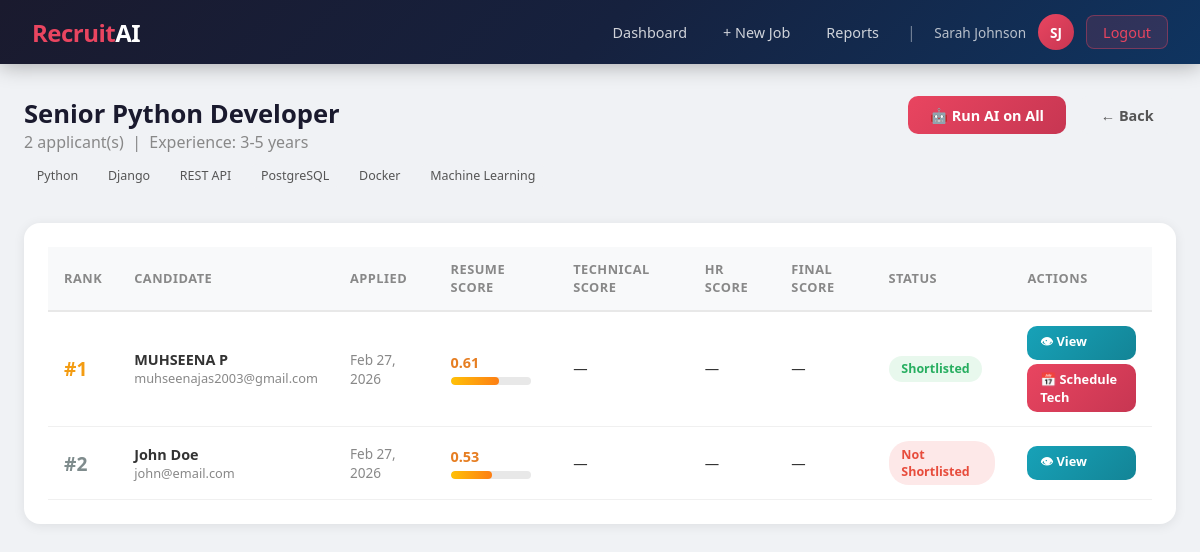
The page /hr/jobs/1/applicants/ (signed in) on the database its author committed.
### core/models.py (models this page shows, shortened)
class Job(models.Model):
    hr = models.ForeignKey(User, on_delete=models.CASCADE, related_name='jobs')
    title = models.CharField(max_length=200)
    required_skills = models.TextField(help_text="Comma-separated skills")
    required_experience = models.CharField(max_length=100)
    description = models.TextField()
    start_date = models.DateField(null=True, blank=True)
    end_date = models.DateField(null=True, blank=True)
    created_at = models.DateTimeField(auto_now_add=True)
    updated_at = models.DateTimeField(auto_now=True)
    def get_skills_list(self):
        return [s.strip() for s in self.required_skills.split(',')]

class Application(models.Model):
    STATUS_CHOICES = [
        ('applied', 'Applied'),
        ('not_shortlisted', 'Not Shortlisted'),
        ('shortlisted', 'Shortlisted'),
        ('technical_scheduled', 'Technical Interview Scheduled'),
        ('technical_completed', 'Technical Interview Completed'),
        ('hr_scheduled', 'HR Interview Scheduled'),
        ('hr_completed', 'HR Interview Completed'),
        ('system_recommended', 'System Recommended'),
        ('selected', 'Selected'),
        ('rejected', 'Rejected'),
    ]
    RECOMMENDATION_CHOICES = [
        ('selected', 'Selected'),
        ('rejected', 'Rejected'),
    ]
    job = models.ForeignKey(Job, on_delete=models.CASCADE, related_name='applications')
    candidate = models.ForeignKey(User, on_delete=models.CASCADE, related_name='applications')
    resume = models.FileField(upload_to='resumes/')
    resume_text = models.TextField(blank=True)
    status = models.CharField(max_length=30, choices=STATUS_CHOICES, default='applied')
    rank = models.IntegerField(null=True, blank=True)
    applied_at = models.DateTimeField(auto_now_add=True)
    updated_at = models.DateTimeField(auto_now=True)
    resume_score = models.FloatField(null=True, blank=True)
    technical_date = models.DateField(null=True, blank=True)
    technical_score = models.FloatField(null=True, blank=True)
    technical_attended = models.BooleanField(null=True, blank=True)
    technical_feedback = models.TextField(blank=True)
    hr_date = models.DateField(null=True, blank=True)
    hr_score = models.FloatField(null=True, blank=True)
    hr_attended = models.BooleanField(null=True, blank=True)
    hr_feedback = models.TextField(blank=True)
    final_score = models.FloatField(null=True, blank=True)
    system_recommendation = models.CharField(
        max_length=10, choices=RECOMMENDATION_CHOICES, null=True, blank=True
    )
    final_decision = models.CharField(
        max_length=10, choices=RECOMMENDATION_CHOICES, null=True, blank=True
    )
    hr_decision_notes = models.TextField(blank=True)
    class Meta:
        unique_together = ('job', 'candidate')
        ordering = ['-resume_score']

### core/views.py (the view)
    @login_required
    def wrapper(request, *args, **kwargs):
        if not hasattr(request.user, 'profile') or not request.user.profile.is_hr():
            messages.error(request, "Access denied. HR only.")
            return redirect('dashboard')
        return func(request, *args, **kwargs)

### core/models.py (called while the page is built)
    def is_hr(self):
        return self.role == 'hr'

### core/views.py (called while the page is built)
def require_hr(func):
    @login_required
    def wrapper(request, *args, **kwargs):
        if not hasattr(request.user, 'profile') or not request.user.profile.is_hr():
            messages.error(request, "Access denied. HR only.")
            return redirect('dashboard')
        return func(request, *args, **kwargs)
    wrapper.__name__ = func.__name__
    return wrapper

@require_hr
def job_applicants(request, pk):
    job = get_object_or_404(Job, pk=pk, hr=request.user)
    applications = job.applications.select_related(
        'candidate', 'candidate__profile'
    ).order_by('-resume_score')
    return render(request, 'core/job_applicants.html', {
        'job': job,
        'applications': applications
    })

### core/templates/core/job_applicants.html (shortened to what this page needs)
{% extends 'core/base.html' %}
{% block content %}
<div class="container">
    <div style="display:flex; justify-content:space-between; align-items:flex-start; margin-bottom:2rem; flex-wrap:wrap; gap:1rem;">
        <div>
            <h1 style="font-size:1.6rem; color:#1a1a2e; font-weight:700;">{{ job.title }}</h1>
            <p style="color:#888;">{{ applications|length }} applicant(s) &nbsp;|&nbsp; Experience: {{ job.required_experience }}</p>
            <div style="margin-top:0.5rem;">
                {% for skill in job.get_skills_list %}
                <span class="skill-tag">{{ skill }}</span>
                {% endfor %}
            </div>
        </div>
        <div style="display:flex; gap:0.75rem; flex-wrap:wrap;">
            <a href="{% url 'process_all_ai' job.pk %}" class="btn btn-primary">🤖 Run AI on All</a>
            <a href="{% url 'hr_dashboard' %}" class="btn btn-secondary">← Back</a>
        </div>
    </div>
    {% if applications %}
    <div class="card">
        <div class="table-wrapper">
            <table>
                <thead>
                    <tr>
                        <th>Rank</th>
                        <th>Candidate</th>
                        <th>Applied</th>
                        <th>Resume Score</th>
                        <th>Technical Score</th>
                        <th>HR Score</th>
                        <th>Final Score</th>
                        <th>Status</th>
                        <th>Actions</th>
                    </tr>
                </thead>
                <tbody>
                    {% for app in applications %}
                    <tr>
                        <td>
                            <span class="rank-num {% if app.rank == 1 %}rank-1{% elif app.rank == 2 %}rank-2{% elif app.rank == 3 %}rank-3{% endif %}">
                                {% if app.rank %}#{{ app.rank }}{% else %}—{% endif %}
                            </span>
                        </td>
                        <td>
                            <strong>{{ app.candidate.get_full_name|default:app.candidate.username }}</strong>
                            <div style="font-size:0.8rem; color:#888;">{{ app.candidate.email }}</div>
                        </td>
                        <td style="font-size:0.85rem; color:#888;">{{ app.applied_at|date:"M d, Y" }}</td>
                        <td>
                            {% if app.resume_score is not None %}
                            <div style="font-weight:700; color:{% if app.resume_score >= 0.7 %}#27ae60{% elif app.resume_score >= 0.5 %}#e67e22{% else %}#e74c3c{% endif %}">
                                {{ app.resume_score|floatformat:2 }}
                            </div>
                            <div class="score-bar" style="width:80px;">
                                <div class="score-fill {% if app.resume_score >= 0.7 %}score-high{% elif app.resume_score >= 0.5 %}score-medium{% else %}score-low{% endif %}"
                                     style="width:{% widthratio app.resume_score 1 100 %}%"></div>
                            </div>
                            {% else %}
                            <span style="color:#ccc; font-size:0.85rem;">Not processed</span>
                            {% endif %}
                        </td>
                        <td>
                            {% if app.technical_score is not None %}
                            <span style="font-weight:700; color:{% if app.technical_score >= 7 %}#27ae60{% elif app.technical_score >= 5 %}#e67e22{% else %}#e74c3c{% endif %}">
                                {{ app.technical_score }}/10
                            </span>
                            {% if app.technical_attended == False %}
                            <div style="font-size:0.75rem; color:#e74c3c;">Absent</div>
                            {% endif %}
                            {% else %}—{% endif %}
                        </td>
                        <td>
                            {% if app.hr_score is not None %}
                            <span style="font-weight:700; color:{% if app.hr_score >= 7 %}#27ae60{% elif app.hr_score >= 5 %}#e67e22{% else %}#e74c3c{% endif %}">
                                {{ app.hr_score }}/10
                            </span>
                            {% if app.hr_attended == False %}
                            <div style="font-size:0.75rem; color:#e74c3c;">Absent</div>
                            {% endif %}
                            {% else %}—{% endif %}
                        </td>
                        <td>
                            {% if app.final_score is not None %}
                            <strong style="color:{% if app.final_score >= 0.7 %}#27ae60{% elif app.final_score >= 0.5 %}#e67e22{% else %}#e74c3c{% endif %}">
                                {{ app.final_score|floatformat:3 }}
                            </strong>
                            {% if app.system_recommendation %}
                            <div style="font-size:0.75rem; color:{% if app.system_recommendation == 'selected' %}#27ae60{% else %}#e74c3c{% endif %};">
                                🤖 {{ app.system_recommendation|capfirst }}
                            </div>
                            {% endif %}
                            {% else %}—{% endif %}
                        </td>
                        <td><span class="badge badge-{{ app.status }}">{{ app.get_status_display }}</span></td>
                        <td>
                            <div style="display:flex; flex-direction:column; gap:0.3rem;">
                                <a href="{% url 'application_detail_hr' app.pk %}" class="btn btn-info btn-sm">👁 View</a>
                                {% if app.status == 'applied' %}
                                <a href="{% url 'shortlist_candidate' app.pk %}" class="btn btn-warning btn-sm">📋 Shortlist</a>
                                {% elif app.status == 'shortlisted' %}
                                <a href="{% url 'schedule_technical' app.pk %}" class="btn btn-primary btn-sm">📅 Schedule Tech</a>
                                {% elif app.status == 'technical_scheduled' %}
                                <a href="{% url 'enter_technical_score' app.pk %}" class="btn btn-success btn-sm">📝 Tech Score</a>
                                {% elif app.status == 'technical_completed' %}
                                <a href="{% url 'schedule_hr_interview' app.pk %}" class="btn btn-primary btn-sm">📅 Schedule HR</a>
                                {% elif app.status == 'hr_scheduled' %}
                                <a href="{% url 'enter_hr_score' app.pk %}" class="btn btn-success btn-sm">📝 HR Score</a>
                                {% elif app.status == 'system_recommended' %}
                                <a href="{% url 'final_decision' app.pk %}" class="btn btn-warning btn-sm">⚖️ Final Decision</a>
                                {% elif app.status == 'selected' %}
                                <span style="color:#27ae60; font-weight:700; font-size:0.85rem;">✅ Selected</span>
                                {% elif app.status == 'rejected' %}
                                <span style="color:#e74c3c; font-weight:700; font-size:0.85rem;">❌ Rejected</span>
                                {% endif %}
                            </div>
                        </td>
                    </tr>
                    {% endfor %}
                </tbody>
            </table>
        </div>
    </div>
    {% else %}
    <div class="card" style="text-align:center; padding:3rem;">
        <div style="font-size:3rem; margin-bottom:1rem;">👥</div>
        <p style="color:#888;">No applications yet for this job.</p>
    </div>
    {% endif %}
</div>
{% endblock %}

### core/templates/core/base.html (shortened to what this page needs)
<!DOCTYPE html>
<html lang="en">
<head>
</head>
<body>
{% if user.is_authenticated %}
<nav class="navbar">
    <a href="{% url 'dashboard' %}" class="navbar-brand">Recruit<span>AI</span></a>
    <div class="navbar-nav">
        {% if user.profile.is_hr %}
            <a href="{% url 'hr_dashboard' %}" class="nav-link">Dashboard</a>
            <a href="{% url 'create_job' %}" class="nav-link">+ New Job</a>
            <a href="{% url 'hr_reports' %}" class="nav-link">Reports</a>
        {% else %}
            <a href="{% url 'candidate_dashboard' %}" class="nav-link">My Applications</a>
            <a href="{% url 'job_list' %}" class="nav-link">Browse Jobs</a>
        {% endif %}
        <span style="color:rgba(255,255,255,0.4); padding: 0 0.5rem;">|</span>
        <span class="nav-username">{{ user.get_full_name|default:user.username }}</span>
        <a href="{% url 'view_profile' %}" class="nav-avatar" title="View Profile">
            {{ user.first_name|first|upper }}{{ user.last_name|first|upper }}
        </a>
        <a href="{% url 'logout' %}" class="btn-logout" style="margin-left:0.5rem;">Logout</a>
    </div>
</nav>
{% endif %}
{% block content %}{% endblock %}
</body>
</html>

### core/templates/core/base.html (style rules this page uses)
* { box-sizing: border-box; margin: 0; padding: 0; }
body { font-family: 'Segoe UI', sans-serif; background: #f0f2f5; color: #333; min-height: 100vh; }
.navbar { background: linear-gradient(135deg, #1a1a2e 0%, #16213e 50%, #0f3460 100%); padding: 0 2rem; display: flex; align-items: center; justify-content: space-between; height: 64px; box-shadow: 0 2px 20px rgba(0,0,0,0.3); position: sticky; top: 0; z-index: 100; }
.navbar-brand { color: #e94560; font-size: 1.5rem; font-weight: 800; text-decoration: none; letter-spacing: -0.5px; }
.navbar-brand span { color: #fff; }
.navbar-nav { display: flex; gap: 0.25rem; align-items: center; }
.nav-link { color: rgba(255,255,255,0.8); text-decoration: none; padding: 0.5rem 1rem; border-radius: 8px; font-size: 0.9rem; transition: all 0.2s; }
.btn-logout { background: rgba(233,69,96,0.15); border: 1px solid rgba(233,69,96,0.4); color: #e94560; padding: 0.4rem 1rem; border-radius: 8px; cursor: pointer; font-size: 0.9rem; text-decoration: none; transition: all 0.2s; }
.nav-avatar { width: 36px; height: 36px; border-radius: 50%; background: linear-gradient(135deg, #e94560, #c73652); color: #fff; display: flex; align-items: center; justify-content: center; font-weight: 700; font-size: 0.85rem; cursor: pointer; text-decoration: none; margin-left: 0.5rem; transition: all 0.2s; }
.nav-username { color: rgba(255,255,255,0.7); font-size: 0.85rem; margin-left: 0.4rem; }
.container { max-width: 1200px; margin: 2rem auto; padding: 0 1.5rem; }
.card { background: #fff; border-radius: 16px; box-shadow: 0 2px 12px rgba(0,0,0,0.08); padding: 1.5rem; margin-bottom: 1.5rem; }
.btn { display: inline-block; padding: 0.6rem 1.4rem; border-radius: 10px; font-size: 0.9rem; font-weight: 600; cursor: pointer; border: none; text-decoration: none; transition: all 0.2s; }
.btn-primary { background: linear-gradient(135deg, #e94560, #c73652); color: #fff; }
.btn-secondary { background: #f0f2f5; color: #555; }
.btn-info { background: linear-gradient(135deg, #17a2b8, #138496); color: #fff; }
.btn-sm { padding: 0.35rem 0.8rem; font-size: 0.8rem; }
.table-wrapper { overflow-x: auto; }
table { width: 100%; border-collapse: collapse; }
th { background: #f8f9fa; padding: 0.85rem 1rem; text-align: left; font-size: 0.8rem; text-transform: uppercase; letter-spacing: 0.5px; color: #888; border-bottom: 2px solid #e8e8e8; }
td { padding: 0.9rem 1rem; border-bottom: 1px solid #f0f0f0; font-size: 0.9rem; vertical-align: middle; }
.badge { display: inline-block; padding: 0.3rem 0.8rem; border-radius: 20px; font-size: 0.78rem; font-weight: 600; }
.badge-shortlisted { background: #e8f8ed; color: #27ae60; }
.badge-not_shortlisted { background: #fde8e8; color: #e74c3c; }
.score-bar { height: 8px; background: #e8e8e8; border-radius: 4px; overflow: hidden; margin-top: 0.3rem; }
.score-fill { height: 100%; border-radius: 4px; transition: width 0.5s; }
.score-medium { background: linear-gradient(90deg, #ffc107, #fd7e14); }
.rank-num { font-size: 1.2rem; font-weight: 800; color: #e94560; }
.rank-1 { color: #f39c12; }
.rank-2 { color: #7f8c8d; }
.skill-tag { display: inline-block; background: #f0f2f5; color: #555; padding: 0.2rem 0.6rem; border-radius: 6px; font-size: 0.78rem; margin: 0.2rem; }

### rows shown on the page
Job: title "Senior Python Developer", required_experience "3-5 years"
Application: rank "1", candidate.get_full_name "MUHSEENA P", candidate.email "muhseenajas2003@gmail.com", applied_at "Feb 27, 2026", resume_score "0.61", status "Shortlisted", shows "📅 Schedule Tech"
Application: rank "2", candidate.get_full_name "John Doe", candidate.email "john@email.com", applied_at "Feb 27, 2026", resume_score "0.53", status "Not Shortlisted"

### other values the page prints
{{ user.get_full_name|default:user.username }} "Sarah Johnson"
{{ user.first_name|first|upper }} "S"
{{ user.last_name|first|upper }} "J"
{{ applications|length }} "2"
{{ skill }} "Python" "Django" "REST API" "PostgreSQL" "Docker" "Machine Learning"
